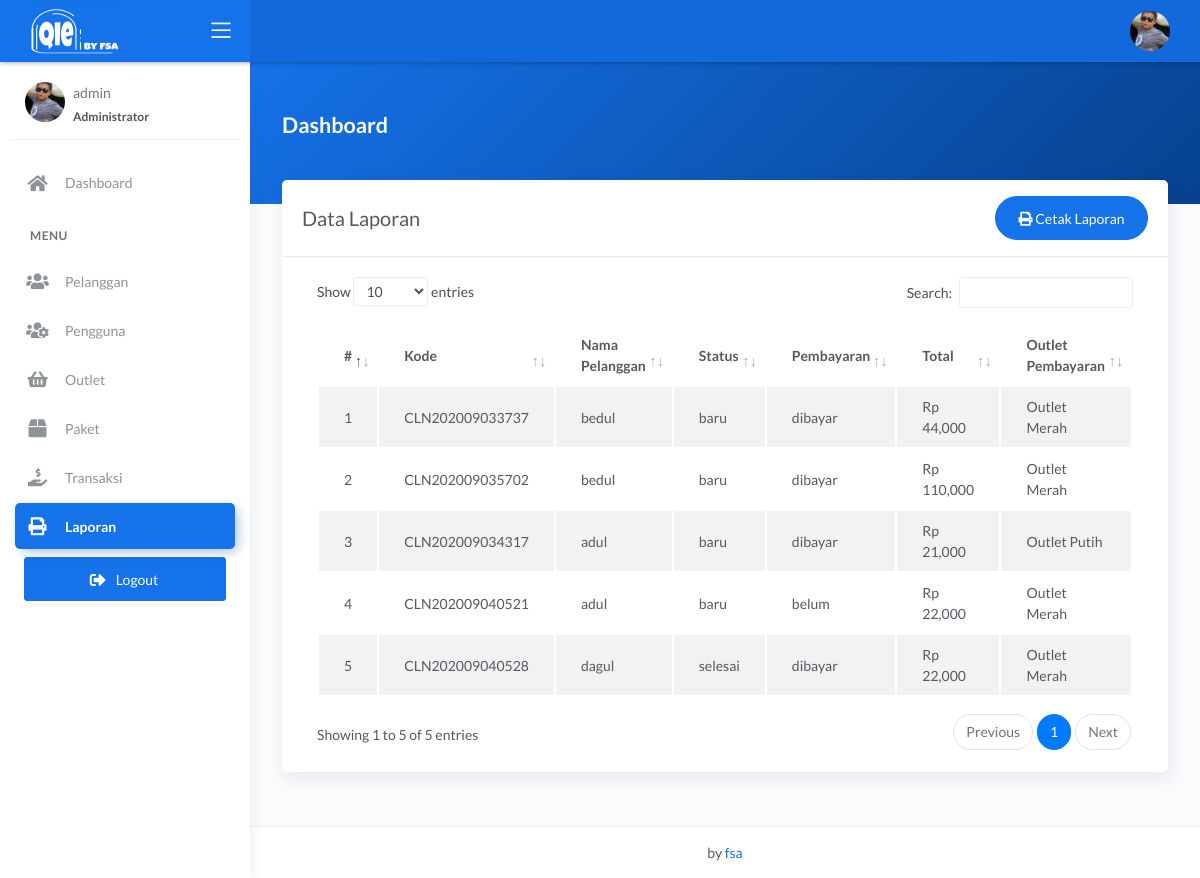
Page /admin/laporan.php (signed in) on the committed database.
### tables this page shows
CREATE TABLE `transaksi` (
  `id_transaksi` int(11) NOT NULL,
  `outlet_id` int(11) DEFAULT NULL,
  `kode_invoice` varchar(228) DEFAULT NULL,
  `id_pelanggan` int(11) DEFAULT NULL,
  `tgl` datetime DEFAULT NULL,
  `batas_waktu` datetime DEFAULT NULL,
  `tgl_pembayaran` datetime DEFAULT NULL,
  `biaya_tambahan` int(11) DEFAULT NULL,
  `diskon` double DEFAULT NULL,
  `pajak` int(11) DEFAULT NULL,
  `status` enum('baru','proses','selesai','diambil') DEFAULT NULL,
  `status_bayar` enum('dibayar','belum') DEFAULT NULL,
  `id_user` int(11) DEFAULT NULL
);

CREATE TABLE `pelanggan` (
  `id_pelanggan` int(11) NOT NULL,
  `nama_pelanggan` varchar(228) NOT NULL,
  `alamat_pelanggan` text NOT NULL,
  `jenis_kelamin` enum('L','P') NOT NULL,
  `telp_pelanggan` varchar(15) NOT NULL,
  `no_ktp` varchar(30) NOT NULL
);

CREATE TABLE `detail_transaksi` (
  `id_detail` int(11) NOT NULL,
  `id_transaksi` int(11) NOT NULL,
  `id_paket` int(11) NOT NULL,
  `qty` double NOT NULL,
  `total_harga` double NOT NULL,
  `keterangan` text NOT NULL,
  `total_bayar` int(11) NOT NULL
);

CREATE TABLE `outlet` (
  `id_outlet` int(11) NOT NULL,
  `nama_outlet` varchar(228) DEFAULT NULL,
  `alamat_outlet` text DEFAULT NULL,
  `telp_outlet` varchar(15) DEFAULT NULL
);

### admin/laporan.php (the view, shortened to what this page needs)
<?php
$title = 'Data Laporan';
require 'koneksi.php';
$query = "SELECT transaksi.*, pelanggan.nama_pelanggan, detail_transaksi.total_harga, outlet.nama_outlet FROM transaksi INNER JOIN pelanggan ON pelanggan.id_pelanggan = transaksi.id_pelanggan INNER JOIN detail_transaksi ON detail_transaksi.id_transaksi = transaksi.id_transaksi INNER JOIN outlet ON outlet.id_outlet = transaksi.outlet_id";
$data = mysqli_query($conn, $query);
require 'header.php';
?>
<div class="panel-header bg-primary-gradient">
    <div class="page-inner py-5">
        <div class="d-flex align-items-left align-items-md-center flex-column flex-md-row">
            <div>
                <h2 class="text-white pb-2 fw-bold">Dashboard</h2>
            </div>
        </div>
    </div>
</div>
<div class="page-inner mt--5">
    <diva class="row">
        <div class="col-md-12">
            <div class="card">
                <div class="card-header">
                    <div class="d-flex align-items-center">
                        <h4 class="card-title"><?= $title; ?></h4>
                        <a href="cetak.php" target="_blank" class="btn btn-primary btn-round ml-auto">
                            <i class="fas fa-print"></i>
                            Cetak Laporan
                        </a>
                    </div>
                </div>
                <div class="card-body">
                    <div class="table-responsive">
                        <table id="basic-datatables" class="display table table-striped table-hover">
                            <thead>
                                <tr>
                                    <th style="width: 7%">#</th>
                                    <th>Kode</th>
                                    <th>Nama Pelanggan</th>
                                    <th>Status</th>
                                    <th>Pembayaran</th>
                                    <th>Total</th>
                                    <th>Outlet Pembayaran</th>
                                </tr>
                            </thead>
                            <tbody>
                                <?php
                                $no = 1;
                                if (mysqli_num_rows($data) > 0) {
                                    while ($trans = mysqli_fetch_assoc($data)) {
                                ?>
                                        <tr>
                                            <td><?= $no++; ?></td>
                                            <td><?= $trans['kode_invoice']; ?></td>
                                            <td><?= $trans['nama_pelanggan']; ?></td>
                                            <td><?= $trans['status']; ?></td>
                                            <td><?= $trans['status_bayar']; ?></td>
                                            <td><?= 'Rp ' . number_format($trans['total_harga']); ?></td>
                                            <td><?= $trans['nama_outlet']; ?></td>
                                        </tr>
                                <?php }
                                }
                                ?>
                            </tbody>
                        </table>
                    </div>
                </div>
            </div>
        </div>
</div>
</div>
<?php
require 'footer.php';
?>

### admin/header.php (shortened to what this page needs)
<!DOCTYPE html>
<html lang="en">
<head>
    <link rel="stylesheet" href="../assets/css/bootstrap.min.css">
    <link rel="stylesheet" href="../assets/css/atlantis.min.css">
    <link rel="stylesheet" href="../assets/css/demo.css">
</head>
<body>
    <div class="wrapper">
        <div class="main-header">
            <div class="logo-header" data-background-color="blue">
                <a href="index.html" class="logo">
                <img src="../assets/img/qiefsa.jpg" width="100px" height="50px"  alt="navbar brand" class="navbar-brand">
                </a>
                <div class="nav-toggle">
                    <button class="btn btn-toggle toggle-sidebar">
                        <i class="icon-menu"></i>
                    </button>
                </div>
            </div>
            <nav class="navbar navbar-header navbar-expand-lg" data-background-color="blue2">
                <div class="container-fluid">
                    <ul class="navbar-nav topbar-nav ml-md-auto align-items-center">
                        <li class="nav-item dropdown hidden-caret">
                            <a class="dropdown-toggle profile-pic" data-toggle="dropdown" href="#" aria-expanded="false">
                                <div class="avatar-sm">
                                    <img src="../assets/img/farhan.jpg" alt="..." class="avatar-img rounded-circle">
                                </div>
                            </a>
                        </li>
                    </ul>
                </div>
            </nav>
        </div>
        <div class="sidebar sidebar-style-2">
            <div class="sidebar-wrapper scrollbar scrollbar-inner">
                <div class="sidebar-content">
                    <div class="user">
                        <div class="avatar-sm float-left mr-2">
                            <img src="../assets/img/farhan.jpg" alt="..." class="avatar-img rounded-circle">
                        </div>
                        <div class="info">
                            <a data-toggle="collapse" href="#collapseExample" aria-expanded="true">
                                <span>
                                    <?= $_SESSION['username']; ?>
                                    <span class="user-level"><?php if ($_SESSION['role'] == 'admin') {
                                                                    echo "Administrator";
                                                                } else if ($_SESSION['role'] == 'kasir') {
                                                                    echo "Kasir";
                                                                } else {
                                                                    echo "Owner";
                                                                } ?></span>
                                </span>
                            </a>
                        </div>
                    </div>
                    <ul class="nav nav-primary">
                        <li class="nav-item <?php if ($title == 'Selamat Datang di Aplikasi Pengelolaan Laundry') {
                                                echo 'active';
                                            } ?>">
                            <a href="index.php" class="collapsed" aria-expanded="false">
                                <i class="fas fa-home"></i>
                                <p>Dashboard</p>
                            </a>
                        </li>
                        <li class="nav-section">
                            <h4 class="text-section">MENU</h4>
                        </li>
                        <li class="nav-item <?php if ($title == 'Data Pelanggan') {
                                                echo 'active';
                                            } ?>">
                            <a href="pelanggan.php">
                                <i class="fas fa-users"></i>
                                <p>Pelanggan</p>
                            </a>
                        </li>
                        <li class="nav-item <?php if ($title == 'Data Pengguna') {
                                                echo 'active';
                                            } ?>">
                            <a href="pengguna.php">
                                <i class="fas fa-users-cog"></i>
                                <p>Pengguna</p>
                            </a>
                        </li>
                        <li class="nav-item <?php if ($title == 'Data Outlet') {
                                                echo 'active';
                                            } ?>"">
                            <a href=" outlet.php">
                            <i class="fas fa-shopping-basket"></i>
                            <p>Outlet</p>
                            </a>
                        </li>
                        <li class="nav-item <?php if ($title == 'Data Paket') {
                                                echo 'active';
                                            } ?>"">
                            <a href=" paket.php">
                            <i class="fas fa-box"></i>
                            <p>Paket</p>
                            </a>
                        </li>
                        <li class="nav-item <?php if ($title == 'Data Transaksi') {
                                                echo 'active';
                                            } ?>"">
                            <a href=" transaksi.php">
                            <i class="fas fa-hand-holding-usd"></i>
                            <p>Transaksi</p>
                            </a>
                        </li>
                        <li class="nav-item <?php if ($title == 'Data Laporan') {
                                                echo 'active';
                                            } ?>"">
                            <a href=" laporan.php">
                            <i class="fas fa-print"></i>
                            <p>Laporan</p>
                            </a>
                        </li>
                        <li class="mx-4 mt-2">
                            <a href="logout.php" onclick="return confirm('Keluar dari halaman ini?');" class="btn btn-primary btn-block"><span class="btn-label mr-2"> <i class="fas fa-sign-out-alt"></i> </span>Logout</a>
                        </li>
                    </ul>
                </div>
            </div>
        </div>
        <div class="main-panel">
            <div class="content">

### admin/footer.php (shortened to what this page needs)
<footer class="footer">
    <div class="container-fluid">
        <div class="copyright ml-auto mr-auto">
            </i> by <a href="https://www.instagram.com/_syihaab.e?igshid=MTNiYzNiMzkwZA==">fsa</a>
        </div>
    </div>
</footer>
</div>
</div>
</body>
</html>

### rows in the picture
transaksi: kode_invoice "CLN202009033737", id_pelanggan.nama_pelanggan "bedul", status "baru", status_bayar "dibayar", detail_transaksi.total_harga "44,000", outlet.nama_outlet "Outlet Merah"
transaksi: kode_invoice "CLN202009035702", id_pelanggan.nama_pelanggan "bedul", status "baru", status_bayar "dibayar", detail_transaksi.total_harga "110,000", outlet.nama_outlet "Outlet Merah"
transaksi: kode_invoice "CLN202009034317", id_pelanggan.nama_pelanggan "adul", status "baru", status_bayar "dibayar", detail_transaksi.total_harga "21,000", outlet.nama_outlet "Outlet Putih"
transaksi: kode_invoice "CLN202009040521", id_pelanggan.nama_pelanggan "adul", status "baru", status_bayar "belum", detail_transaksi.total_harga "22,000", outlet.nama_outlet "Outlet Merah"
transaksi: kode_invoice "CLN202009040528", id_pelanggan.nama_pelanggan "dagul", status "selesai", status_bayar "dibayar", detail_transaksi.total_harga "22,000", outlet.nama_outlet "Outlet Merah"

### other values in the picture
$_SESSION['username'] "admin"
$title "Data Laporan"
